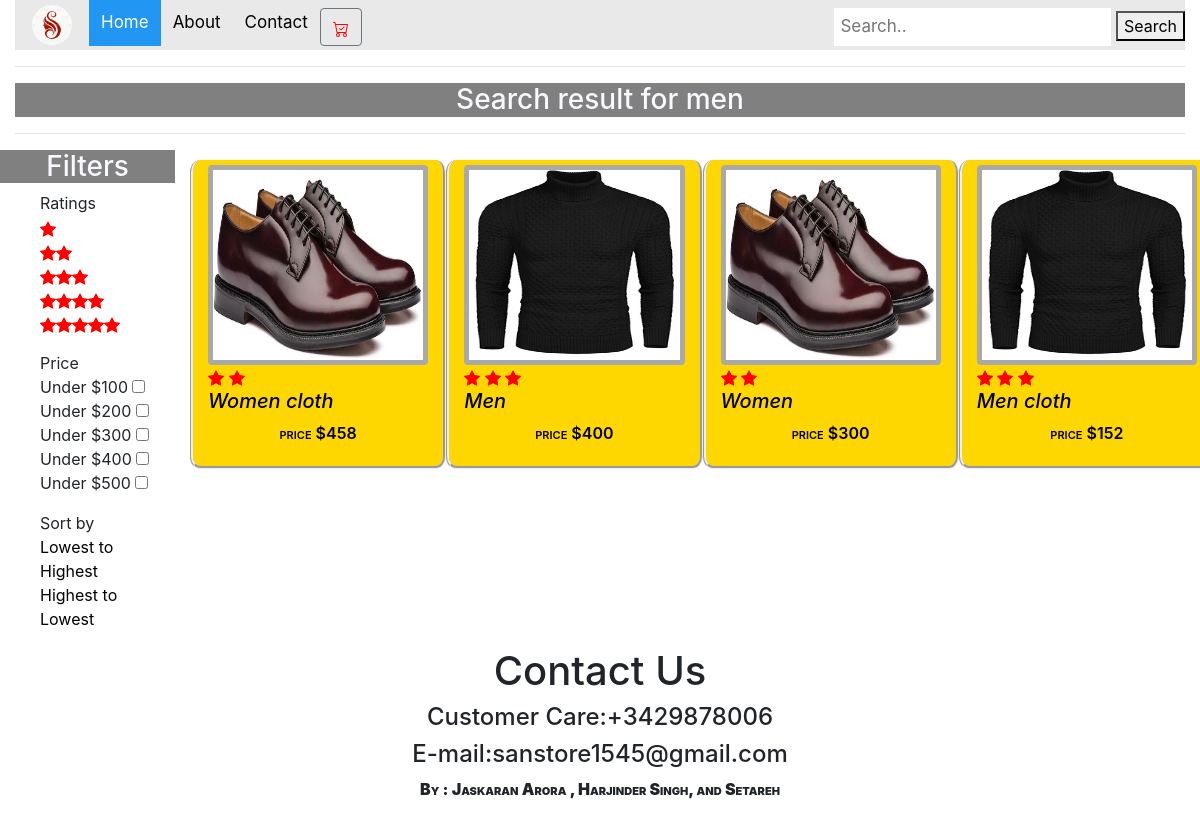
Page /search.php?search=men&sort=htl on the committed database.
### tables this page shows
CREATE TABLE `products` (
  `id` bigint(20) NOT NULL,
  `title` varchar(200) NOT NULL,
  `price` float NOT NULL,
  `image` varchar(200) NOT NULL,
  `detail` mediumtext NOT NULL,
  `ratting` int(11) NOT NULL,
  `creationdate` datetime NOT NULL,
  `modificationdate` timestamp NOT NULL DEFAULT current_timestamp()
);

### search.php (the view, shortened to what this page needs)
<!DOCTYPE html>
<html lang="en">
<head>
    <link rel="stylesheet" href="search.css">
    <link rel="stylesheet" href="bootstrap.css">
    <link rel="stylesheet" href="project.css">
</head>
<?php
$products = [];
if (isset($_GET['search'])) {
    require_once('db_config.php');
    $conn = new mysqli($servername, $username, $password, $dbname);
    $_price = $_GET['price'] ?? '';
    $_sort = $_GET['sort'] ?? '';
    $where = "title LIKE '%" . trim($_GET["search"] ?? 0) . "%'";
    $order_by = '';
    if ($_sort == 'lth') {
        $order_by .= " ORDER By price ASC";
    } else if ($_sort == 'htl') {
        $order_by .= " ORDER By price DESC";
    }
    $sql = "SELECT * FROM products WHERE " . $where . " " . $order_by;
    $result = $conn->query($sql);
    if ($result->num_rows > 0) {
        $i = 0;
        while ($row = $result->fetch_assoc()) {
            $products[$i]['id'] = $row["id"];
            $products[$i]['title'] = $row["title"];
            $products[$i]['price'] = $row["price"];
            $products[$i]['detail'] = $row["detail"];
            $products[$i]['ratting'] = $row["ratting"];
            $products[$i]['image'] = $row["image"];
            $i++;
        }
    } else {
        echo "0 results";
    }
}
?>
<body>
    <div>
        <div class="container-fluid">
            <div class="row">
                <div class="col-12">
                    <div class="topnav">
                        <a><img src="logo.jpg" id="logo"></a>
                        <a class="active" href="/shop">Home</a>
                        <a href="#about">About</a>
                        <a href="#contact">Contact</a>
                        <div class="btn btn-outline-secondary mt-2">
                        </div>
                        <div class="search-container">
                            <form method="get" action="search.php">
                                <input type="text" placeholder="Search.." name="search" id="in">
                                <button type="submit" id="button">Search</button>
                            </form>
                        </div>
                    </div>
                </div>
            </div>
            <hr>
            <h3>Search result for <?php echo $_GET['search'] ?? ''; ?></h3>
            <hr>
        </div>
        <div class="row btn-groupdiv-Sec">
            <div class="col-2 main-left">
                <h3>
                    Filters
                </h3>
                <ul>Ratings
                    <li>
                        <a href="search.php?search=<?php echo $_GET['search'] ?? ''; ?>&ratting=1">
                        </a>
                    </li>
                    <li>
                        <a href="search.php?search=<?php echo $_GET['search'] ?? ''; ?>&ratting=2">
                        </a>
                    </li>
                    <li>
                        <a href="search.php?search=<?php echo $_GET['search'] ?? ''; ?>&ratting=3">
                        </a>
                    </li>
                    <li>
                        <a href="search.php?search=<?php echo $_GET['search'] ?? ''; ?>&ratting=4">
                        </a>
                    </li>
                    <li>
                        <a href="search.php?search=<?php echo $_GET['search'] ?? ''; ?>&ratting=5">
                        </a>
                    </li>
                </ul>
                <ul>
                    Price
                    <li>Under $100
                        <input type="checkbox" name="" id="one" onclick="location.reload(); location.href='search.php?search=<?php echo $_GET['search'] ?? ''; ?>&price=100';" <?php echo ($_price == 100) ? 'checked' : ''; ?> />
                    </li>
                    <li>Under $200
                        <input type="checkbox" name="" id="two" onclick="location.reload(); location.href='search.php?search=<?php echo $_GET['search'] ?? ''; ?>&price=200';" <?php echo ($_price == 200) ? 'checked' : ''; ?> />
                    </li>
                    <li>Under $300
                        <input type="checkbox" name="" id="three" onclick="location.reload(); location.href='search.php?search=<?php echo $_GET['search'] ?? ''; ?>&price=300';" <?php echo ($_price == 300) ? 'checked' : ''; ?> />
                    </li>
                    <li>Under $400
                        <input type="checkbox" name="" id="four" onclick="location.reload(); location.href='search.php?search=<?php echo $_GET['search'] ?? ''; ?>&price=400';" <?php echo ($_price == 400) ? 'checked' : ''; ?> />
                    </li>
                    <li>Under $500
                        <input type="checkbox" name="" id="five" onclick="location.reload(); location.href='search.php?search=<?php echo $_GET['search'] ?? ''; ?>&price=500';" <?php echo ($_price == 500) ? 'checked' : ''; ?> />
                    </li>
                </ul>
                <ul>
                    Sort by
                    <li>
                        <a href="search.php?search=<?php echo $_GET['search'] ?? ''; ?>&sort=lth">Lowest to Highest</a>
                    </li>
                    <li>
                        <a href="search.php?search=<?php echo $_GET['search'] ?? ''; ?>&sort=htl">Highest to Lowest</a>
                    </li>
                </ul>
            </div>
            <div class="col-10 div2">
                <div class="row P1">
                    <?php if (isset($products) && !empty($products)) : ?>
                        <?php foreach ($products as $p) : ?>
                            <div class="col-3 Img1" id="img1" style="margin-top:10px;">
                                <a href="product_detail.php?id=<?php echo $p['id'] ?? 0; ?>">
                                    <img src="<?php echo $p['image'] ?? 'product1.jpg'; ?>" alt="stock2" class="stock2" style="background-color: darkgray;width: 100%;height: 200px;">
                                    <div>
                                    </div>
                                    <h5>
                                        <?php echo $p['title'] ?? ''; ?>
                                    </h5>
                                    <p>
                                        price $<?php echo $p['price'] ?? '0'; ?>
                                    </p>
                                </a>
                            </div>
                        <?php endforeach; ?>
                    <?php endif; ?>
                </div>
            </div>
            <div class="container">
                <form>
                    <h1>Contact Us</h1>
                    <h4>Customer Care:+3429878006</h4>
                    <h4>E-mail:sanstore1545@gmail.com</h4>
                </form>
            </div>
            <?php include_once('by.php'); ?>
        </div>
    </div>
</body>
</head>
</html>

### search.css (style rules this page uses)
body { background-color: black; margin:0; padding: 0; }
* { box-sizing: border-box; }
.topnav { overflow: hidden; background-color: #e9e9e9; }
.topnav a { float: left; display: block; color: black; text-align: center; padding: 14px 16px; text-decoration: none; font-size: 17px; }
.topnav a.active { background-color: #2196F3; color: white; }
.container { text-align: center; }
.topnav .search-container { float: right; }
.topnav input[type=text] { padding: 6px; margin-top: 8px; font-size: 17px; border: none; }
img { border: 1px solid #ddd; border-radius: 4px; padding: 5px; width: 150px; }
h3 { text-align:center; }
p { text-align:center; }
#logo { width: 50px; border-radius: 50%; margin-top: -10px; margin-bottom: -10px; }
body { background-color:cornsilk; }
h3 { margin-top:10px; margin-bottom: 10px; background-origin: padding-box; text-align: center; background-color: grey; font: bold; color:ghostwhite; border-radius: initial; }
#logo { width: 50px; height: 50px; }
.stock1, .stock2, .stock3 { width: 300px; height: 200px; }
svg { color:red; }
.P1 { display: flex; flex-direction: row; flex-wrap: wrap; justify-content: space-around; }
.Img1, .Img2, .Img3, .Img7, .Img8, .Img9 { padding-top: 5px; padding-left: 5px; padding-right: 5px; padding-bottom: 5px; background-color:gold; border-radius: 4%; border-spacing: 1px; border-style:groove; border-top:indigo; }
h5 { font-style: italic; font-style: oblique; }
p { font-weight: 600; font-variant: small-caps; font-display:inherit; }
li { list-style: none; }

### project.css (style rules this page uses)
body { margin:0; padding: 0; }
* { box-sizing: border-box; }
.topnav { overflow: hidden; background-color: #e9e9e9; }
.topnav a { float: left; display: block; color: black; text-align:center-right; padding: 10px 12px; text-decoration: none; font-size: 17px; }
.topnav a.active { background-color: #2196F3; color: white; }
.topnav .search-container { float: right; }
.topnav input[type=text] { padding: 6px; margin-top: 8px; font-size: 17px; border: none; }
p { text-align:center; }
#logo { width: 50px; border-radius: 50%; margin-top: -10px; margin-bottom: -10px; }
h1 { padding-left: 0px; }
.row::after { content: ""; clear: both; display: tabl; }

### rows in the picture
products: image (picture), ratting 2 (drawn), title "Women cloth", price "458"
products: image (picture), ratting 3 (drawn), title "Men", price "400"
products: image (picture), ratting 2 (drawn), title "Women", price "300"
products: image (picture), ratting 3 (drawn), title "Men cloth", price "152"

### other values in the picture
$_GET['search'] "men"
